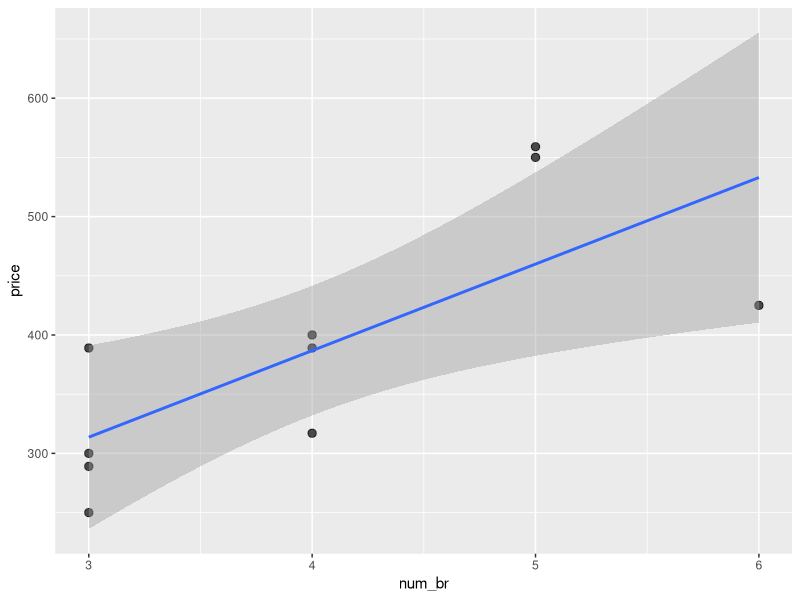
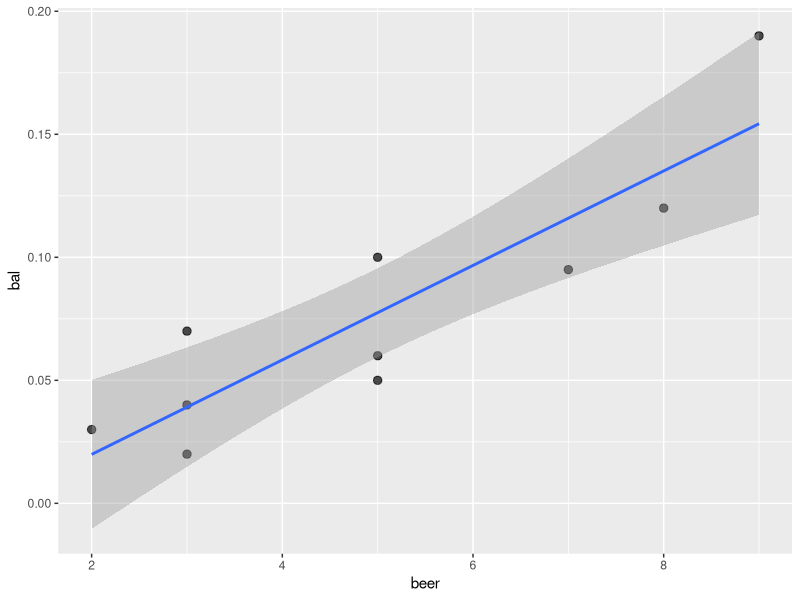
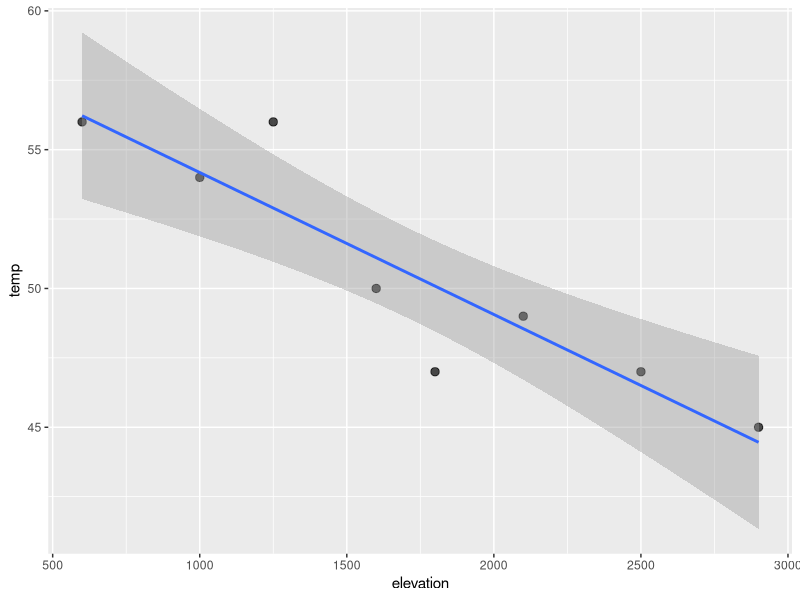

Recreate these plots in R, in order.
## ---- chunk 1

library(ggplot2)
library(dplyr)
library(magrittr)

## ---- chunk 2

house <- data.frame(price=c(300, 250, 400, 550, 317, 389, 425, 289, 389, 559), 
                    num_br=c(3,3,4,5,4,3,6,3,4,5))

house %>% 
    ggplot(aes(num_br, price)) +
    geom_point(size=2.5, alpha=0.7) + 
    geom_smooth(method = lm)

house %>% 
    lm(price~num_br,.) -> fit_0

## ---- chunk 3
n = 10 # # of obs

res = resid(fit_0) # find residual 
b1 = (coefficients(fit_0))[[2]] # find beta 1

SE = coefficients(summary(fit_0))[2,2]
t=(b1-60)/SE

pt(t, n-2 ,lower.tail=F)

## ---- chunk 4

beer <- data.frame(beer = c(5,2,9,8,3,7,3,5,3,5), 
                   bal  = c(0.10, 0.03, 0.19, 0.12, 0.04, 0.095, 0.07, 0.06, 0.02, 0.05))

beer %>% 
    ggplot(aes(beer, bal)) +
    geom_point(size=2.5, alpha=0.7) + 
    geom_smooth(method = lm)

beer %>% 
    lm(bal ~ beer, .) -> fit_1

## ---- chunk 5

res = resid(fit_1) # find residual 
n = length(res) # find number of obs

b1 = (coefficients(fit_1))[[2]] # find beta 1

SE = coefficients(summary(fit_1))[2,2]

t=(b1-(0.02))/SE

pt(t, n-2 ,lower.tail=TRUE)

## ---- chunk 6
b0 = (coefficients(fit_1))[[1]]

t = (b0 - 0)/SE

p_two_sided = 2*pt(t,n-2,lower.tail=T)

print(paste("the two sided p-value is", round(p_two_sided,5)))

## ---- chunk 7

lapse <- data.frame(elevation = c(600, 1000, 1250, 1600, 1800, 2100, 2500, 2900), 
                    temp = c(56, 54, 56, 50, 47, 49, 47, 45))

## ---- chunk 8

lapse %>% 
    ggplot(aes(elevation, temp)) +
    geom_point(size=2.5, alpha=0.7) + 
    geom_smooth(method = lm)

lapse %>% 
    lm(temp ~ elevation, .) -> fit_2
     

b1 = (coefficients(fit_2))[[2]]

## ---- chunk 9

res = resid(fit_2) # find residual 
n = length(res) # find number of obs

b1 = (coefficients(fit_2))[[2]] # find beta 1

SE = coefficients(summary(fit_2))[2,2]

t=(b1-(5.34/1000))/SE

pt(t, n-2 ,lower.tail=TRUE)

